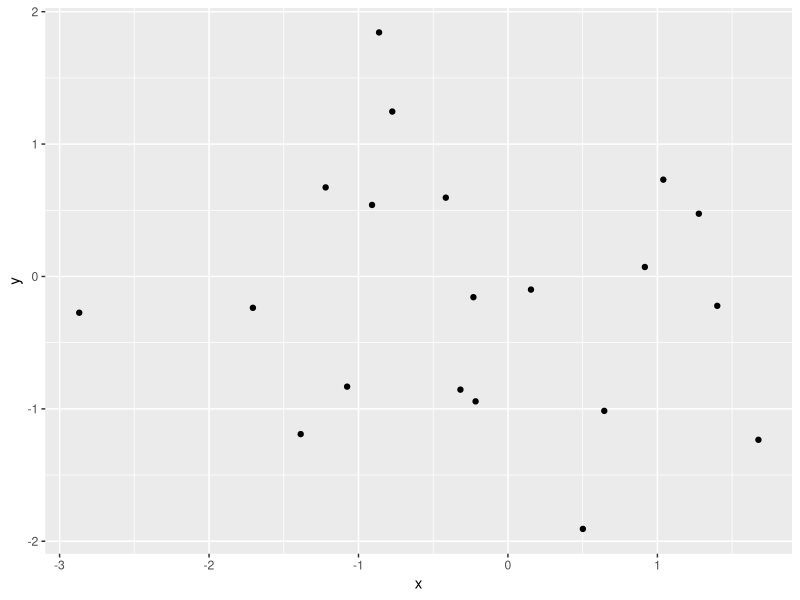

Generate this figure with R:
library(ggplot2)

n = 20
x = rnorm(n, 0, 1)
y = rnorm(n, 0, 1)

p = qplot(x, y)
ggsave(filename = "image1.png", plot = p)
